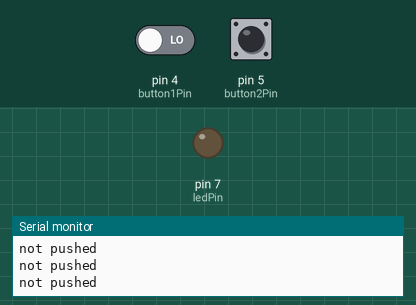
Bench run of a sketch on a simulated Arduino Uno, built with avr-gcc and run on an emulated ATmega328P. Shown: output pins drawn as LEDs (lit = HIGH), the last lines printed to the serial monitor. Inputs (shaded band) come from the test bench; at power-on: pin 5 (button2Pin) LOW, pin 4 (button1Pin) LOW.

Above: at 1.2 s.
1.3 s: pin 5 (button2Pin) pulled HIGH for 0.15 s
At 1.39 s:
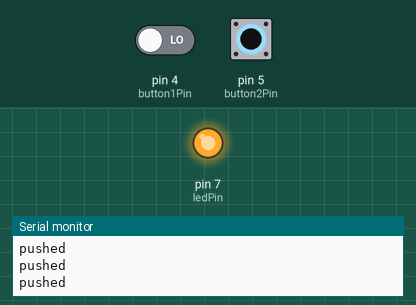
2.9 s: pin 5 (button2Pin) pulled HIGH for 3.2 s
At 7.5 s:
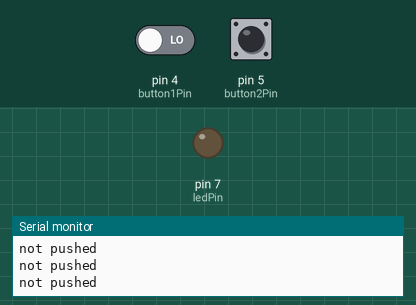
9.1 s: pin 5 (button2Pin) pulled HIGH for 1 s
At 9.4 s:
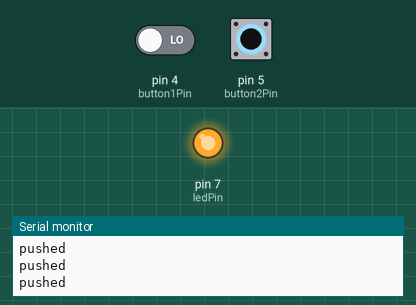
13.1 s: pin 4 (button1Pin) driven HIGH and pin 5 (button2Pin) driven HIGH
At 13.7 s:
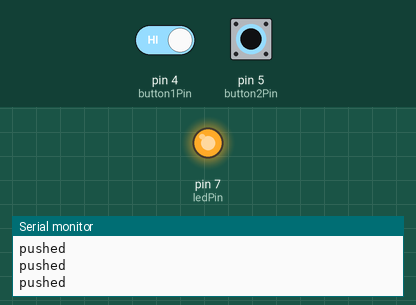
16.1 s: pin 5 (button2Pin) driven LOW
At 17.3 s:
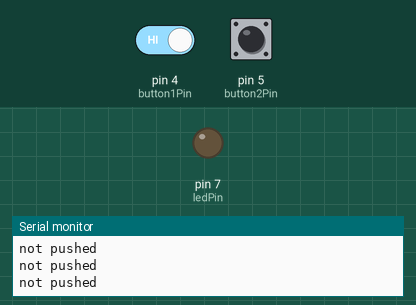
17.6 s: pin 5 (button2Pin) driven HIGH
At 18.4 s:
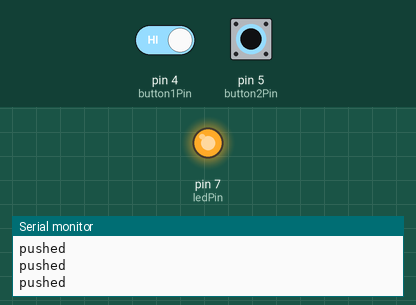
Timing chart, 0 to 20.1 s (numbered marks = the images above; inputs shaded):
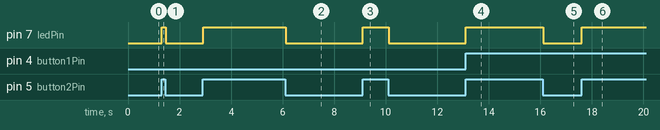

Measured:
- after the input at 1.3 s, pin 7 (ledPin): LOW → HIGH at once, → LOW 0.15 s later
- after the input at 2.9 s, pin 7 (ledPin): LOW → HIGH at once, → LOW 3.2 s later
- after the input at 9.1 s, pin 7 (ledPin): LOW → HIGH at once, → LOW 1.0 s later
- after the input at 13.1 s, pin 7 (ledPin): LOW → HIGH at once
- after the input at 16.1 s, pin 7 (ledPin): HIGH → LOW at once
- after the input at 17.6 s, pin 7 (ledPin): LOW → HIGH at once

The sketch:

step_5-test_a_second_button.ino
```cpp
/*
 * Set up variables for pins
 */
int button1Pin = 4;
int button2Pin = 5;

int ledPin = 7;

/*
 * Variables for button states
 */
int button1State = 0;    //button not pushed by default
int button2State = 0;   //button not pushed by default

void setup() {
  //set up pins for buttons
  pinMode(button1Pin, INPUT);
  pinMode(button2Pin, INPUT);

  //set up pins for led
  pinMode(ledPin, OUTPUT);

  //Open up the serial port
  Serial.begin(9600);
}

void loop() {

  //check if the buttons are pushed
  button1State = digitalRead(button1Pin);
  button2State = digitalRead(button2Pin);

  //if button2 is pushed, print "pushed"
  if(button2State == HIGH) {

    //print pushed
    Serial.println("pushed");

    //turn on the LED
    digitalWrite(ledPin,HIGH);
  } else {

    //print pushed
    Serial.println("not pushed");

    //turn on the LED
    digitalWrite(ledPin,LOW);
  }


}
```
